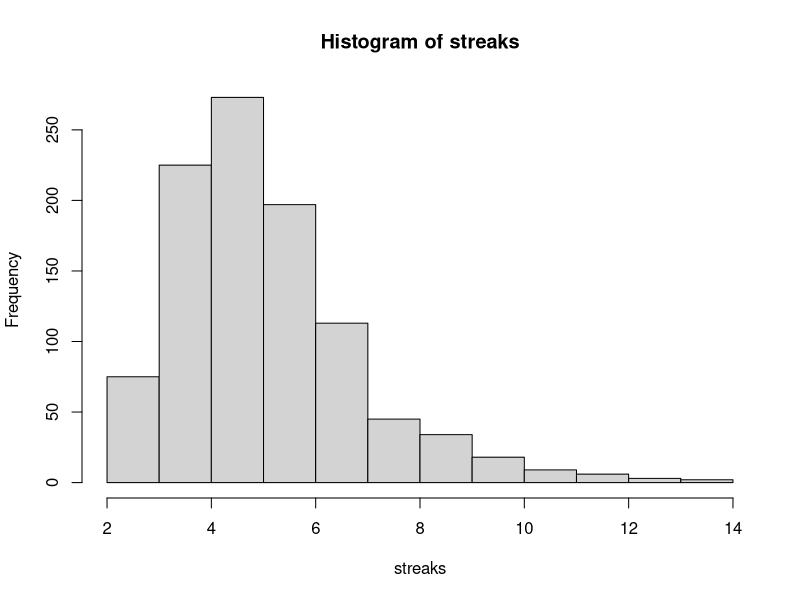

Here is the R script that generated this plot:
longestRun <- function(x, n) {
h=0
t=0
mh=0
mt=0
if (x[1]=="H") {
  h = 1
  mh = 1
  mt = 0
  t = 0
} else {
  h = 0
  mh = 0
  mt = 1
  t = 1
}
for (i in 2:n) {
   if (x[i] == x[i-1] ) {
      if (x[i] == "H" ) {
        t = t+1
        if (t > mt) {
          mt = t
        }
      } else {
        h = h+1
        if (h > mh) {
          mh = h
        }
      }
   } else {
     if (x[i] == "H" ) {
       h = 1
       t = 0
     } else {
       t = 1
       h = 0
     }
   }
}
if (mh>mt) {
   return(mh)
} else {
   return(mt)
}
}

start <- function(n, N) {
streaks=replicate(N, longestRun( sample(c("H","T"),n, 1), n))
hist(streaks)
}

n=70 # number of tosses in one test
N=1000 #number of tests
start(n, N)
